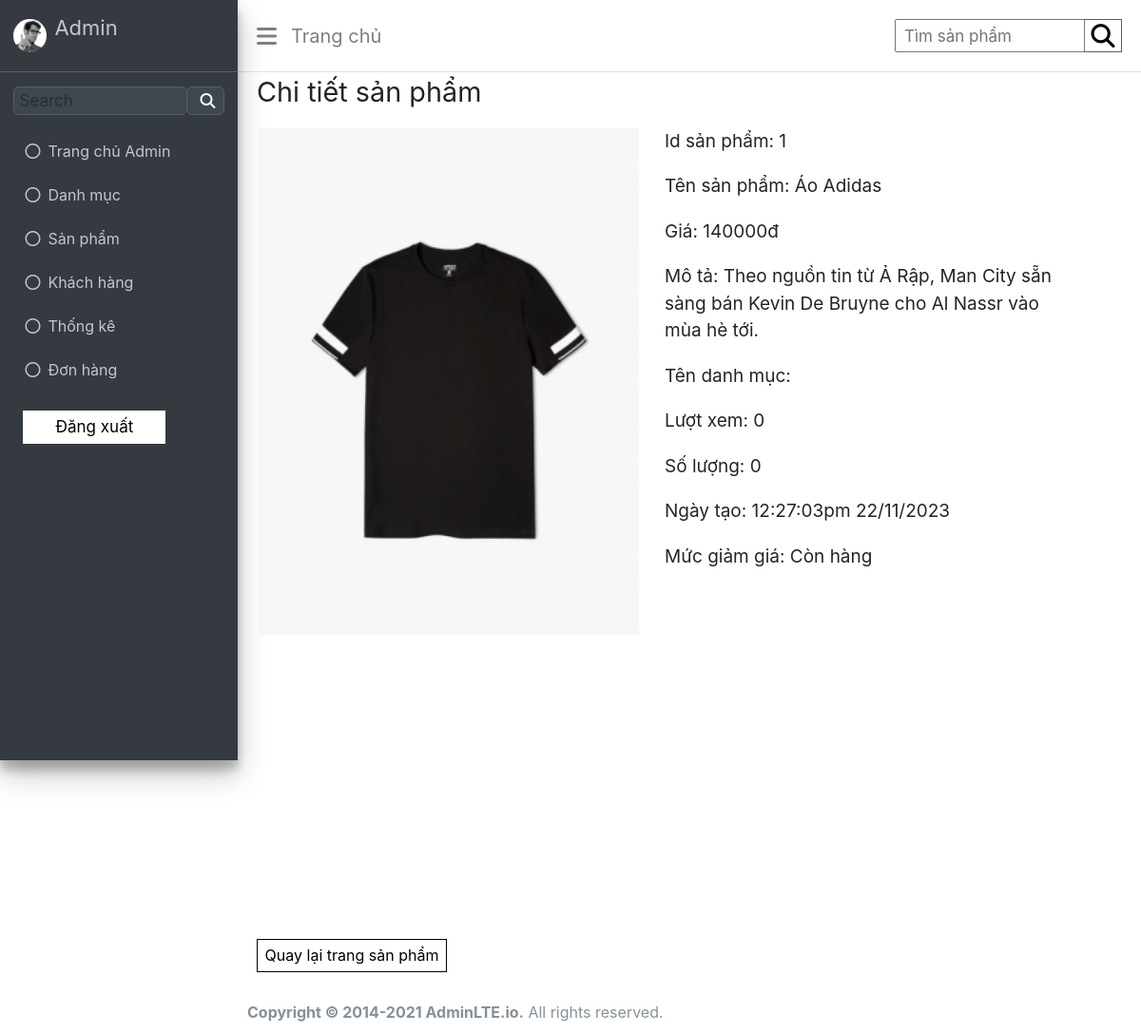
The app's page /admin/index.php?act=chitietsp&id=1 with its own data.
### tables this page shows
CREATE TABLE `sanpham` (
  `id` int(11) NOT NULL,
  `name` varchar(255) NOT NULL,
  `giatien` int(11) NOT NULL,
  `img` varchar(255) DEFAULT NULL,
  `mota` text NOT NULL,
  `iddm` int(11) NOT NULL,
  `luotxem` int(11) NOT NULL,
  `ngaytao` varchar(255) NOT NULL,
  `soluong` int(11) NOT NULL,
  `trangthai` int(11) NOT NULL
);

### model/pdo.php (called while the page is built, shortened)
<?php
function pdo_get_connection(){
    $servername = "localhost";
    $username = "root";
    $password = "";
    try {
        $conn = new PDO("mysql:host=$servername;dbname=wd18331_duan1", $username, $password);
        $conn->setAttribute(PDO::ATTR_ERRMODE, PDO::ERRMODE_EXCEPTION);
        return $conn;
    } catch(PDOException $e) {
        echo "Connection failed: " . $e->getMessage();
    }
}
function pdo_query_one($sql){
    $sql_args=array_slice(func_get_args(),1);
    try{
        $conn=pdo_get_connection();
        $stmt=$conn->prepare($sql);
        $stmt->execute($sql_args);
        $row=$stmt->fetch(PDO::FETCH_ASSOC);
        return $row;
    }
    catch(PDOException $e){
        throw $e;
    }
    finally{
        unset($conn);
    }
}
?>

### model/sanpham.php (called while the page is built, shortened)
<?php
function loadOneSp($id){
    $sql = "SELECT * FROM sanpham WHERE id = $id";
    $sanpham = pdo_query_one($sql);
    return $sanpham;
}
?>

### admin/sanpham/chitiet.php (the view, shortened to what this page needs)
<?php
if(is_array($sanpham)){
    extract($sanpham);
}
?>
<div class="wrapper">
    <div class="container-h1">
        <h1>Chi tiết sản phẩm</h1>
    </div>
    <div class="container">
        <div class="list-product-img">
            <img src="../Img/<?=$img?>" alt="">
        </div>
        <div class="list-product-detail">
            <p>Id sản phẩm: <?=$id?></p>
            <p>Tên sản phẩm: <?=$name?></p>
            <p>Giá: <?=$giatien?>đ</p>
            <p>Mô tả: <?=$mota?></p>
            <p>Tên danh mục: <?php foreach ($listdanhmuc as $danhmuc) {
             } ?></p>
            <p>Lượt xem: <?=$luotxem?></p>
            <p>Số lượng: <?=$soluong?></p>
            <p>Ngày tạo: <?=$ngaytao?></p>
            <p>Mức giảm giá: <?=$trangthai === 0 ? "Còn hàng" : "hết hàng"?></p>
        </div>
    </div>
    <iframe src="./sanpham/binhluan.php?idpro=<?php if(is_array($sanpham)){
    extract($sanpham);
    }
    echo $id;?>" width="100%" height="300px" frameborder="0"></iframe>
    <div class="function-back">
        <a href="index.php?act=listsp">Quay lại trang sản phẩm</a>
    </div>
</div>

### admin/CSS/header.css (style rules this page uses)
body { background-color: #f4f6f9; }

### admin/CSS/home.css (style rules this page uses)
.wrapper { margin-left: 250px; padding: 0px 10px; }
.wrapper h1 { text-align: left; font-size: 1.8rem; font-weight: 400; }

### admin/CSS/add.css (style rules this page uses)
.wrapper { margin-left: 250px; padding: 0px 10px; }
.wrapper h1 { text-align: left; font-size: 1.8rem; font-weight: 400; }

### admin/CSS/edit.css (style rules this page uses)
.wrapper { margin-left: 250px; padding: 0px 10px; }

### admin/CSS/list.css (style rules this page uses)
* { margin: 0; padding: 0; font-family: "Source Sans Pro", -apple-system, BlinkMacSystemFont, "Segoe UI", Roboto, "Helvetica Neue", Arial, sans-serif, "Apple Color Emoji", "Segoe UI Emoji", "Segoe UI Symbol"; font-weight: 400; box-sizing: border-box; }
.wrapper { margin-left: 250px; padding: 0px 10px; }
.wrapper h1 { text-align: left; font-size: 1.8rem; font-weight: 400; }

### admin/CSS/index.css (style rules this page uses)
* { margin: 0; padding: 0; font-family: "Source Sans Pro", -apple-system, BlinkMacSystemFont, "Segoe UI", Roboto, "Helvetica Neue", Arial, sans-serif, "Apple Color Emoji", "Segoe UI Emoji", "Segoe UI Symbol"; font-weight: 400; box-sizing: border-box; }
body { min-height: 100vh; display: flex; flex-direction: column; }

### admin/CSS/chitietsp.css (style rules this page uses)
.container-h1 { margin-top: 80px; margin-bottom: 20px; padding: 0px 10px; }
.container-h1 h1 { font-size: 1.8rem; }
.container { display: flex; }
.list-product-img img { width: 400px; object-fit: cover; }
.list-product-detail { display: flex; flex-direction: column; align-items: flex-start; width: 45%; margin-left: 27px; }
.list-product-detail p { font-size: 19px; margin-bottom: 19px; }
.function-back { margin: auto; margin-top: 20px; margin-bottom: 20px; padding: 0px 10px; }
.function-back a { display: flex; align-items: center; justify-content: center; border: 1px solid #000; width: 200px; height: 35px; text-decoration: none; color: #000; }

### records on screen
sanpham: img (picture), id "1", name "Áo Adidas", giatien "140000", mota "Theo nguồn tin từ Ả Rập, Man City sẵn sàng bán Kevin De Bruyne cho Al Nassr vào mùa hè tới.", luotxem "0", soluong "0", ngaytao "12:27:03pm 22/11/2023"
